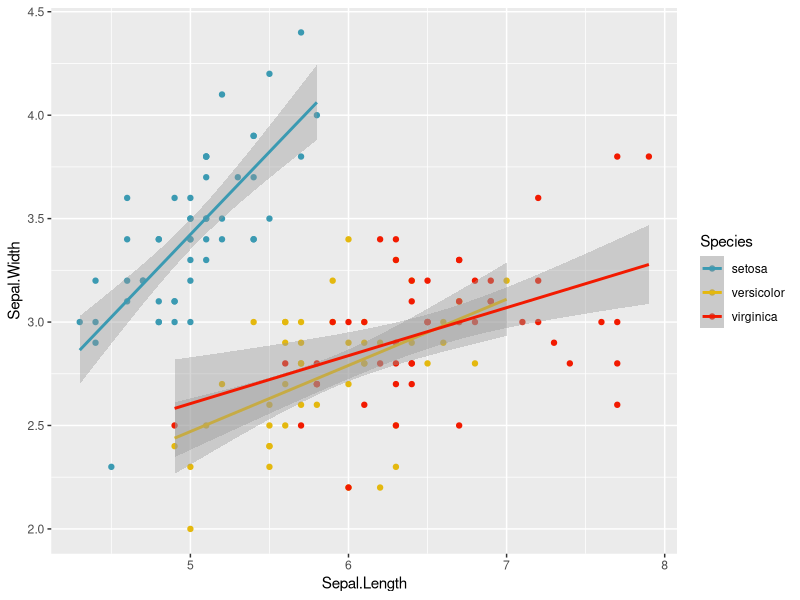

Reproduce this figure in R.
## ---- chunk 1
require(ggplot2)
ggplot(iris, aes(Sepal.Length, Sepal.Width, color = Species)) +
  geom_point() +
  geom_smooth(method = "lm") + 
  scale_color_manual(values = c("#3B9AB2", "#E4B80E", "#F21A00"))
